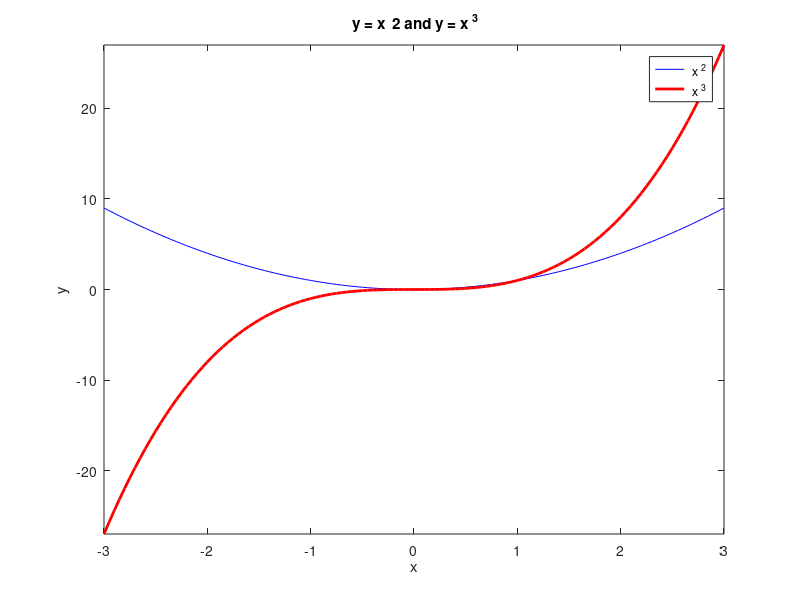

MATLAB code to generate this figure:
%xikai xu 400440917 xu503










% Let ' s define x from -3 to 3 with 0.05 spacing between each element
x = -3:0.05:3;
% Now we can calculate our y values using the .^ operator
y1 = x .^2;
y2 = x .^3;
% Let ' s try and plot x ^2 in blue with line thickness 1 , and x ^3 in red with line thickness 2.
% First , we can plot x ^2 using the plot () command , with an extra argument specifying the colour .
plot (x , y1 , 'b ') % 'b ' tells MATLAB to plot in " blue ." Default line thickness is 1 so we don ' t need to specify it .
% Now , we will need to use a command that ensures the next call to the plot () function doesn ' t erase our current function . This is achieved by the following : 
hold on
% To change the line thickness , we need to also specify a ' LineWidth ' as shown below :
plot (x , y2 , 'r' , 'LineWidth' ,2) % 'r ' for red + setting LineWidth to 2
% Now we can give it a title and do other cosmetic stuff 
title (" y = x ^ 2 and y = x ^3")

legend (" x ^2" , " x ^3")
% the order in which you pass in labels corresponds the order they were plotted in
xlim ([ -3 3]) ; ylim ([min(y2) max(y2)]) ; 
% cropping the graph to fit the curves exactly .
xlabel ('x') ; ylabel ('y') ; % labelling axes
